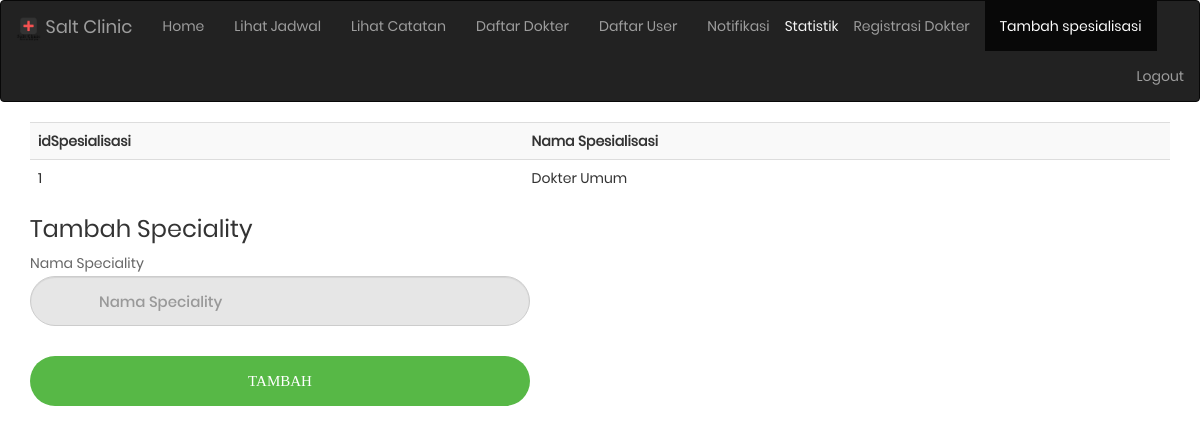
Before: /addspesialisasi.php (signed in) with the older database file.
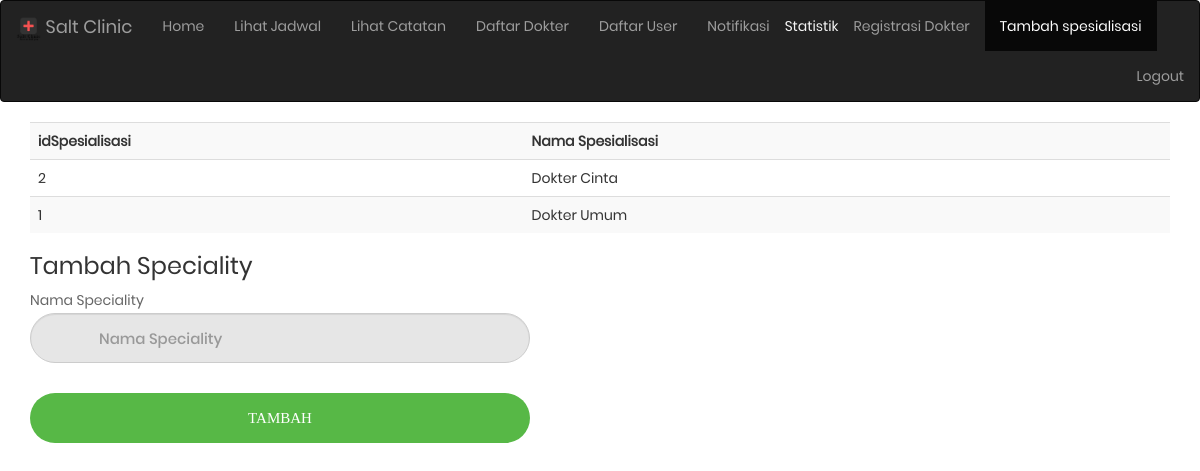
After: the same page with the newer database file.
### tables this page shows
CREATE TABLE `spesialisasi` (
  `idSpesialisasi` int(11) NOT NULL,
  `namaSpesialisasi` varchar(50) NOT NULL
);

### addspesialisasi.php (the view, shortened to what this page needs)
<?php
    include('connection/session.php');
    $query = "SELECT *
              FROM Spesialisasi
              ";
	$result = $conn->query($query);
?>
<!DOCTYPE html>
<html lang="en">
	<head>
		<link rel="stylesheet" href="https://maxcdn.bootstrapcdn.com/bootstrap/3.3.7/css/bootstrap.min.css">
		<link rel="stylesheet" type="text/css" href="fonts/font-awesome-4.7.0/css/font-awesome.min.css">
		<link rel="stylesheet" type="text/css" href="vendor/animate/animate.css">
		<link rel="stylesheet" type="text/css" href="vendor/css-hamburgers/hamburgers.min.css">
		<link rel="stylesheet" type="text/css" href="vendor/select2/select2.min.css">
		<link rel="stylesheet" type="text/css" href="css/main.css">
	</head>
	<body>
			<?php include('navbar/admin-navmenu.php')?>
			<div class="container">
				<table class='table table-striped'>
					<tr>
						<th>idSpesialisasi</th>
						<th>Nama Spesialisasi</th>
					</tr>
							<?php
                        if ($result) {
                            while ($row=$result->fetch_array()) {
                                echo "<tr>
									<td>".$row['idSpesialisasi']."</td>
									<td>".$row['namaSpesialisasi']."</td>
									</tr>";
							}
						}
                    ?>
				</table>
				<h3 style='padding-bottom:10px;'>Tambah Speciality</h3>
				<div style='width:500px;'>
					<form method='POST' action="">
						<div class="input-box">
							<p>Nama Speciality</p>
							<input type="text" class='form-control input' name="newSpeciality" placeholder="Nama Speciality">
						</div>
						<div class="login-container-form-btn">
							<button class="login-form-btn">
								Tambah
							</button>
                        </div>
					</form>
				</div>
			</div>
	</body>
</html>

### navbar/admin-navmenu.php (shortened to what this page needs)
<nav class="navbar navbar-inverse">
				<div class="container-fluid">
					<div class="navbar-header">
						<a class="navbar-brand" href="index.php">
							<img src="images/logo.png" alt="IMG" style='width:25px; display:inline-block;'>
							Salt Clinic
						</a>
					</div>
					<ul class="nav navbar-nav">
						<li <?php if(stripos($_SERVER['SCRIPT_NAME'],"index.php")){echo 'class="active" ';}?>><a href="index.php">Home</a></li>
						<li <?php if(stripos($_SERVER['SCRIPT_NAME'],"admin-jadwal.php")){echo 'class="active" ';}?>><a href="admin-jadwal.php">Lihat Jadwal</a></li>
						<li <?php if(stripos($_SERVER['SCRIPT_NAME'],"admin-history.php")){echo 'class="active" ';}?>><a href="admin-history.php">Lihat Catatan</a></li>
                        <li <?php if(stripos($_SERVER['SCRIPT_NAME'],"daftar-dokter.php")){echo 'class="active" ';}?>><a href="daftar-dokter.php">Daftar Dokter</a></li>
                        <li <?php if(stripos($_SERVER['SCRIPT_NAME'],"daftar-user.php")){echo 'class="active" ';}?>><a href="daftar-user.php">Daftar User</a></li>
                        <li <?php if(stripos($_SERVER['SCRIPT_NAME'],"notifikasi.php")){echo 'class="active" ';}?>><a href="notifikasi.php">Notifikasi</a></li>
						<li><div class="adminbutton">
							<button class="adminstastik">Statistik</button>
							</div>
						</li>
						<li <?php if(stripos($_SERVER['SCRIPT_NAME'],"registration-dokter.php")){echo 'class="active" ';}?>><a href="registration-dokter.php">Registrasi Dokter</a></li>
						<li <?php if(stripos($_SERVER['SCRIPT_NAME'],"addspesialisasi.php")){echo 'class="active" ';}?>><a href="addspesialisasi.php">Tambah spesialisasi</a></li>
					</ul>
					<ul class='nav navbar-nav navbar-right'>
							<li><a href='logout.php'>Logout</a></li>
					</ul>
				</div>
			</nav>

### css/main.css (style rules this page uses)
* { margin: 0px; padding: 0px; box-sizing: border-box; }
body, html { height: 100%; font-family: Poppins-Regular, sans-serif; }
a { font-family: Poppins-Regular; font-size: 14px; line-height: 1.7; color: #666666; margin: 0px; transition: all 0.4s; -webkit-transition: all 0.4s; -o-transition: all 0.4s; -moz-transition: all 0.4s; }
h1,h2,h3,h4,h5,h6 { margin: 0px; }
p { font-family: Poppins-Regular; font-size: 14px; line-height: 1.7; color: #666666; margin: 0px; }
ul, li { margin: 0px; list-style-type: none; }
input { outline: none; border: none; }
button { outline: none !important; border: none; background: transparent; }
.input-box { position: relative; width: 100%; z-index: 1; margin-bottom: 10px; }
.input { font-family: Poppins-Medium; font-size: 15px; line-height: 1.5; color: #666666; display: block; width: 100%; background: #e6e6e6; height: 50px; border-radius: 25px; padding: 0 30px 0 68px; }
.login-container-form-btn { width: 100%; display: -webkit-box; display: -webkit-flex; display: -moz-box; display: -ms-flexbox; display: flex; flex-wrap: wrap; justify-content: center; padding-top: 20px; }
.login-form-btn { font-family: Montserrat-Bold; font-size: 15px; line-height: 1.5; color: #fff; text-transform: uppercase; width: 100%; height: 50px; border-radius: 25px; background: #57b846; display: -webkit-box; display: -webkit-flex; display: -moz-box; display: -ms-flexbox; display: flex; justify-content: center; align-items: center; padding: 0 25px; -webkit-transition: all 0.4s; -o-transition: all 0.4s; -moz-transition: all 0.4s; transition: all 0.4s; }
.adminstastik { padding-top: 15px; padding-bottom: 15px; color:whitesmoke }

Changed rows visible on the page:
added spesialisasi: idSpesialisasi "2", namaSpesialisasi "Dokter Cinta"
